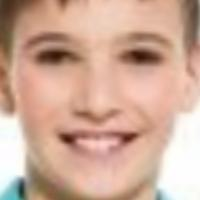
#> input picture crop_part1/10_0_0_20170110225402690.jpg.chip.jpg, 200 x 200 px; its folder holds 4 pictures in this run
$ jupyter execute test.ipynb
#> lines starting #> are read from the running program, lines starting #| are printed output that depends on the picture
[cell 1]
import matplotlib.pyplot as plt
import numpy as np
import pandas as pd
import PIL
import PIL.Image
from pathlib import Path

[cell 2]
data_dir_parent = Path('./crop_part1')
all_images = [x for x in data_dir_parent.iterdir() if x.is_file()]
def image_age(x):
    return int(Path(x).stem.split('_')[0])

def image_gender(x):
    return int(Path(x).stem.split('_')[1])

unique_genders = set([image_gender(x) for x in all_images])
images_split_by_gender = {x:[y for y in all_images if image_gender(y) == x] for x in unique_genders}
# images_split_by_gender

unique_ages = set([image_age(x) for x in all_images])
images_split_by_age = {x:[y for y in all_images if image_age(y) == x] for x in unique_ages}
# images_split_by_age

[cell 3]
labels, X_paths = [*zip(*[(k,path) for k,paths in images_split_by_age.items() for path in paths])]
display(X_paths[:4], labels[:4])

from PIL import Image
from tqdm import tqdm
X = np.stack([np.array(Image.open(imgp).resize((100,100)).convert('L')).flatten() for imgp in tqdm(X_paths)])
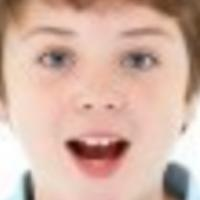
#> input picture crop_part1/11_0_0_20170110220453002.jpg.chip.jpg, 200 x 200 px
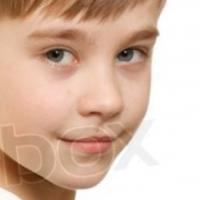
#> input picture crop_part1/11_0_0_20170110225435539.jpg.chip.jpg, 200 x 200 px
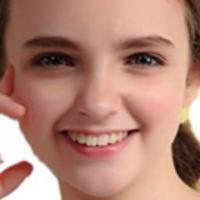
#> input picture crop_part1/12_1_0_20170109200926532.jpg.chip.jpg, 200 x 200 px
# X_images[0].size
# Image.open(X_paths[0]).size

[cell 4]
y = np.array(labels)
X.shape, y.shape
#> Out = ((4, 10000), (4,))

[cell 5]
from sklearn.model_selection import train_test_split
X_train, X_test, y_train, y_test = train_test_split(X, y, test_size=0.2, random_state=42)
#> y_train = [12, 10, 11]; y_test = [11]

[cell 6]
from sklearn.pipeline import Pipeline
from sklearn.preprocessing import StandardScaler
from sklearn.linear_model import LogisticRegression, LinearRegression
from sklearn.tree import DecisionTreeClassifier
pipeline = Pipeline([('scaler',StandardScaler()), ('clf', LinearRegression())])
pipeline.fit(X_train,y_train)
pipeline.score(X_test,y_test)
#> Out = nan
